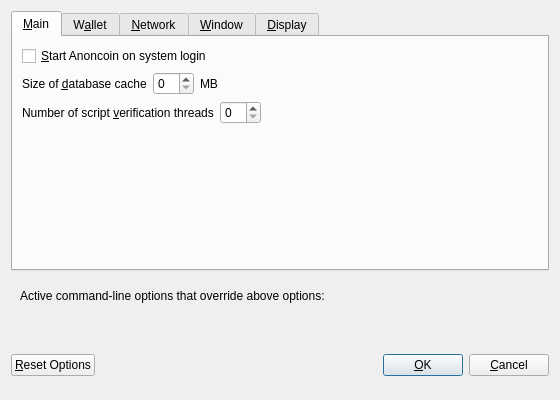
<?xml version="1.0" encoding="UTF-8"?>
<ui version="4.0">
 <class>OptionsDialog</class>
 <widget class="QDialog" name="OptionsDialog">
  <property name="geometry">
   <rect>
    <x>0</x>
    <y>0</y>
    <width>560</width>
    <height>400</height>
   </rect>
  </property>
  <property name="windowTitle">
   <string>Options</string>
  </property>
  <property name="modal">
   <bool>true</bool>
  </property>
  <layout class="QVBoxLayout" name="verticalLayout">
   <item>
    <widget class="QTabWidget" name="tabWidget">
     <property name="currentIndex">
      <number>0</number>
     </property>
     <widget class="QWidget" name="tabMain">
      <attribute name="title">
       <string>&amp;Main</string>
      </attribute>
      <layout class="QVBoxLayout" name="verticalLayout_Main">
       <item>
        <widget class="QCheckBox" name="anoncoinAtStartup">
         <property name="toolTip">
          <string>Automatically start Anoncoin after logging in to the system.</string>
         </property>
         <property name="text">
          <string>&amp;Start Anoncoin on system login</string>
         </property>
        </widget>
       </item>
       <item>
        <layout class="QHBoxLayout" name="horizontalLayout_2_Main">
         <item>
          <widget class="QLabel" name="databaseCacheLabel">
           <property name="text">
            <string>Size of &amp;database cache</string>
           </property>
           <property name="textFormat">
            <enum>Qt::PlainText</enum>
           </property>
           <property name="buddy">
            <cstring>databaseCache</cstring>
           </property>
          </widget>
         </item>
         <item>
          <widget class="QSpinBox" name="databaseCache"/>
         </item>
         <item>
          <widget class="QLabel" name="databaseCacheUnitLabel">
           <property name="text">
            <string>MB</string>
           </property>
           <property name="textFormat">
            <enum>Qt::PlainText</enum>
           </property>
          </widget>
         </item>
         <item>
          <spacer name="horizontalSpacer_2_Main">
           <property name="orientation">
            <enum>Qt::Horizontal</enum>
           </property>
           <property name="sizeHint" stdset="0">
            <size>
             <width>40</width>
             <height>20</height>
            </size>
           </property>
          </spacer>
         </item>
        </layout>
       </item>
       <item>
        <layout class="QHBoxLayout" name="horizontalLayout_3_Main">
         <item>
          <widget class="QLabel" name="threadsScriptVerifLabel">
           <property name="text">
            <string>Number of script &amp;verification threads</string>
           </property>
           <property name="textFormat">
            <enum>Qt::PlainText</enum>
           </property>
           <property name="buddy">
            <cstring>threadsScriptVerif</cstring>
           </property>
          </widget>
         </item>
         <item>
          <widget class="QSpinBox" name="threadsScriptVerif">
           <property name="toolTip">
            <string>(0 = auto, &lt;0 = leave that many cores free)</string>
           </property>
          </widget>
         </item>
         <item>
          <spacer name="horizontalSpacer_3_Main">
           <property name="orientation">
            <enum>Qt::Horizontal</enum>
           </property>
           <property name="sizeHint" stdset="0">
            <size>
             <width>40</width>
             <height>20</height>
            </size>
           </property>
          </spacer>
         </item>
        </layout>
       </item>
       <item>
        <spacer name="verticalSpacer_Main">
         <property name="orientation">
          <enum>Qt::Vertical</enum>
         </property>
         <property name="sizeHint" stdset="0">
          <size>
           <width>20</width>
           <height>40</height>
          </size>
         </property>
        </spacer>
       </item>
      </layout>
     </widget>
     <widget class="QWidget" name="tabWallet">
      <attribute name="title">
       <string>W&amp;allet</string>
      </attribute>
      <layout class="QVBoxLayout" name="verticalLayout_Wallet">
       <item>
        <widget class="QLabel" name="transactionFeeInfoLabel">
         <property name="text">
          <string>Optional transaction fee per kB that helps make sure your transactions are processed quickly. Most transactions are 1 kB.</string>
         </property>
         <property name="textFormat">
          <enum>Qt::PlainText</enum>
         </property>
         <property name="wordWrap">
          <bool>true</bool>
         </property>
        </widget>
       </item>
       <item>
        <layout class="QHBoxLayout" name="horizontalLayout_1_Wallet">
         <item>
          <widget class="QLabel" name="transactionFeeLabel">
           <property name="text">
            <string>Pay transaction &amp;fee</string>
           </property>
           <property name="textFormat">
            <enum>Qt::PlainText</enum>
           </property>
           <property name="buddy">
            <cstring>transactionFee</cstring>
           </property>
          </widget>
         </item>
         <item>
          <widget class="AnoncoinAmountField" name="transactionFee"/>
         </item>
         <item>
          <spacer name="horizontalSpacer_1_Wallet">
           <property name="orientation">
            <enum>Qt::Horizontal</enum>
           </property>
           <property name="sizeHint" stdset="0">
            <size>
             <width>40</width>
             <height>20</height>
            </size>
           </property>
          </spacer>
         </item>
        </layout>
       </item>
       <item>
        <spacer name="verticalSpacer_Wallet">
         <property name="orientation">
          <enum>Qt::Vertical</enum>
         </property>
         <property name="sizeHint" stdset="0">
          <size>
           <width>20</width>
           <height>40</height>
          </size>
         </property>
        </spacer>
       </item>
       <item>
        <widget class="QGroupBox" name="groupBox">
         <property name="title">
          <string>Expert</string>
         </property>
         <layout class="QVBoxLayout" name="verticalLayout_2">
          <item>
           <widget class="QCheckBox" name="coinControlFeatures">
            <property name="toolTip">
             <string>Whether to show coin control features or not.</string>
            </property>
            <property name="text">
             <string>Enable coin &amp;control features</string>
            </property>
           </widget>
          </item>
          <item>
           <widget class="QCheckBox" name="spendZeroConfChange">
            <property name="toolTip">
             <string>If you disable the spending of unconfirmed change, the change from a transaction cannot be used until that transaction has at least one confirmation. This also affects how your balance is computed.</string>
            </property>
            <property name="text">
             <string>&amp;Spend unconfirmed change</string>
            </property>
           </widget>
          </item>
         </layout>
        </widget>
       </item>
      </layout>
     </widget>
     <widget class="QWidget" name="tabNetwork">
      <attribute name="title">
       <string>&amp;Network</string>
      </attribute>
      <layout class="QVBoxLayout" name="verticalLayout_Network">
       <item>
        <widget class="QCheckBox" name="mapPortUpnp">
         <property name="toolTip">
          <string>Automatically open the Anoncoin client port on the router. This only works when your router supports UPnP and it is enabled.</string>
         </property>
         <property name="text">
          <string>Map port using &amp;UPnP</string>
         </property>
        </widget>
       </item>
       <item>
        <widget class="QCheckBox" name="connectSocks">
         <property name="toolTip">
          <string>Connect to the Anoncoin network through a SOCKS proxy.</string>
         </property>
         <property name="text">
          <string>&amp;Connect through SOCKS proxy (default proxy):</string>
         </property>
        </widget>
       </item>
       <item>
        <layout class="QHBoxLayout" name="horizontalLayout_1_Network">
         <item>
          <widget class="QLabel" name="proxyIpLabel">
           <property name="text">
            <string>Proxy &amp;IP:</string>
           </property>
           <property name="textFormat">
            <enum>Qt::PlainText</enum>
           </property>
           <property name="buddy">
            <cstring>proxyIp</cstring>
           </property>
          </widget>
         </item>
         <item>
          <widget class="QValidatedLineEdit" name="proxyIp">
           <property name="minimumSize">
            <size>
             <width>140</width>
             <height>0</height>
            </size>
           </property>
           <property name="maximumSize">
            <size>
             <width>140</width>
             <height>16777215</height>
            </size>
           </property>
           <property name="toolTip">
            <string>IP address of the proxy (e.g. IPv4: 127.0.0.1 / IPv6: ::1)</string>
           </property>
          </widget>
         </item>
         <item>
          <widget class="QLabel" name="proxyPortLabel">
           <property name="text">
            <string>&amp;Port:</string>
           </property>
           <property name="textFormat">
            <enum>Qt::PlainText</enum>
           </property>
           <property name="buddy">
            <cstring>proxyPort</cstring>
           </property>
          </widget>
         </item>
         <item>
          <widget class="QLineEdit" name="proxyPort">
           <property name="minimumSize">
            <size>
             <width>55</width>
             <height>0</height>
            </size>
           </property>
           <property name="maximumSize">
            <size>
             <width>55</width>
             <height>16777215</height>
            </size>
           </property>
           <property name="toolTip">
            <string>Port of the proxy (e.g. 9050)</string>
           </property>
          </widget>
         </item>
         <item>
          <spacer name="horizontalSpacer_1_Network">
           <property name="orientation">
            <enum>Qt::Horizontal</enum>
           </property>
           <property name="sizeHint" stdset="0">
            <size>
             <width>40</width>
             <height>20</height>
            </size>
           </property>
          </spacer>
         </item>
        </layout>
       </item>
       <item>
        <spacer name="verticalSpacer_Network">
         <property name="orientation">
          <enum>Qt::Vertical</enum>
         </property>
         <property name="sizeHint" stdset="0">
          <size>
           <width>20</width>
           <height>40</height>
          </size>
         </property>
        </spacer>
       </item>
      </layout>
     </widget>
     <widget class="QWidget" name="tabWindow">
      <attribute name="title">
       <string>&amp;Window</string>
      </attribute>
      <layout class="QVBoxLayout" name="verticalLayout_Window">
       <item>
        <widget class="QCheckBox" name="minimizeToTray">
         <property name="toolTip">
          <string>Show only a tray icon after minimizing the window.</string>
         </property>
         <property name="text">
          <string>&amp;Minimize to the tray instead of the taskbar</string>
         </property>
        </widget>
       </item>
       <item>
        <widget class="QCheckBox" name="minimizeOnClose">
         <property name="toolTip">
          <string>Minimize instead of exit the application when the window is closed. When this option is enabled, the application will be closed only after selecting Quit in the menu.</string>
         </property>
         <property name="text">
          <string>M&amp;inimize on close</string>
         </property>
        </widget>
       </item>
       <item>
        <spacer name="verticalSpacer_Window">
         <property name="orientation">
          <enum>Qt::Vertical</enum>
         </property>
         <property name="sizeHint" stdset="0">
          <size>
           <width>20</width>
           <height>40</height>
          </size>
         </property>
        </spacer>
       </item>
      </layout>
     </widget>
     <widget class="QWidget" name="tabDisplay">
      <attribute name="title">
       <string>&amp;Display</string>
      </attribute>
      <layout class="QVBoxLayout" name="verticalLayout_Display">
       <item>
        <layout class="QHBoxLayout" name="horizontalLayout_1_Display">
         <item>
          <widget class="QLabel" name="langLabel">
           <property name="text">
            <string>User Interface &amp;language:</string>
           </property>
           <property name="textFormat">
            <enum>Qt::PlainText</enum>
           </property>
           <property name="buddy">
            <cstring>lang</cstring>
           </property>
          </widget>
         </item>
         <item>
          <widget class="QValueComboBox" name="lang">
           <property name="toolTip">
            <string>The user interface language can be set here. This setting will take effect after restarting Anoncoin.</string>
           </property>
          </widget>
         </item>
        </layout>
       </item>
       <item>
        <layout class="QHBoxLayout" name="horizontalLayout_2_Display">
         <item>
          <widget class="QLabel" name="activeThemeLabel">
           <property name="text">
            <string>&amp;Theme to display with:</string>
           </property>
           <property name="textFormat">
            <enum>Qt::PlainText</enum>
           </property>
           <property name="buddy">
            <cstring>activeTheme</cstring>
           </property>
          </widget>
         </item>
         <item>
          <widget class="QValueComboBox" name="activeTheme">
           <property name="toolTip">
            <string>Choose the default theme to display use.</string>
           </property>
          </widget>
         </item>
        </layout>
       </item>
       <item>
        <layout class="QHBoxLayout" name="horizontalLayout_3_Display">
         <item>
          <widget class="QLabel" name="unitLabel">
           <property name="text">
            <string>&amp;Unit to show amounts in:</string>
           </property>
           <property name="textFormat">
            <enum>Qt::PlainText</enum>
           </property>
           <property name="buddy">
            <cstring>unit</cstring>
           </property>
          </widget>
         </item>
         <item>
          <widget class="QValueComboBox" name="unit">
           <property name="toolTip">
            <string>Choose the default subdivision unit to show in the interface and when sending coins.</string>
           </property>
          </widget>
         </item>
        </layout>
       </item>
       <item>
        <layout class="QHBoxLayout" name="horizontalLayout_4_Display">
         <item>
          <widget class="QLabel" name="thirdPartyTxUrlsLabel">
           <property name="toolTip">
            <string>Third party URLs (e.g. a block explorer) that appear in the transactions tab as context menu items. %s in the URL is replaced by transaction hash. Multiple URLs are separated by vertical bar |.</string>
           </property>
           <property name="text">
            <string>Third party transaction URLs</string>
           </property>
           <property name="buddy">
            <cstring>thirdPartyTxUrls</cstring>
           </property>
          </widget>
         </item>
         <item>
          <widget class="QLineEdit" name="thirdPartyTxUrls">
           <property name="toolTip">
            <string>Third party URLs (e.g. a block explorer) that appear in the transactions tab as context menu items. %s in the URL is replaced by transaction hash. Multiple URLs are separated by vertical bar |.</string>
           </property>
          </widget>
         </item>
        </layout>
       </item>
       <item>
        <spacer name="verticalSpacer_Display">
         <property name="orientation">
          <enum>Qt::Vertical</enum>
         </property>
         <property name="sizeHint" stdset="0">
          <size>
           <width>20</width>
           <height>40</height>
          </size>
         </property>
        </spacer>
       </item>
      </layout>
     </widget>
    </widget>
   </item>
   <item>
    <widget class="QFrame" name="frame">
     <layout class="QVBoxLayout" name="verticalLayout_Bottom">
      <item>
       <layout class="QHBoxLayout" name="horizontalLayout_Bottom">
        <item>
         <widget class="QLabel" name="overriddenByCommandLineInfoLabel">
          <property name="text">
           <string>Active command-line options that override above options:</string>
          </property>
          <property name="textFormat">
           <enum>Qt::PlainText</enum>
          </property>
         </widget>
        </item>
        <item>
         <spacer name="horizontalSpacer_Bottom">
          <property name="orientation">
           <enum>Qt::Horizontal</enum>
          </property>
          <property name="sizeHint" stdset="0">
           <size>
            <width>40</width>
            <height>20</height>
           </size>
          </property>
         </spacer>
        </item>
       </layout>
      </item>
      <item>
       <widget class="QLabel" name="overriddenByCommandLineLabel">
        <property name="text">
         <string/>
        </property>
        <property name="textFormat">
         <enum>Qt::PlainText</enum>
        </property>
        <property name="wordWrap">
         <bool>true</bool>
        </property>
       </widget>
      </item>
     </layout>
    </widget>
   </item>
   <item>
    <layout class="QHBoxLayout" name="horizontalLayout_Buttons">
     <item>
      <widget class="QPushButton" name="resetButton">
       <property name="toolTip">
        <string>Reset all client options to default.</string>
       </property>
       <property name="text">
        <string>&amp;Reset Options</string>
       </property>
       <property name="autoDefault">
        <bool>false</bool>
       </property>
      </widget>
     </item>
     <item>
      <spacer name="horizontalSpacer_1">
       <property name="orientation">
        <enum>Qt::Horizontal</enum>
       </property>
       <property name="sizeHint" stdset="0">
        <size>
         <width>40</width>
         <height>48</height>
        </size>
       </property>
      </spacer>
     </item>
     <item>
      <widget class="QLabel" name="statusLabel">
       <property name="minimumSize">
        <size>
         <width>200</width>
         <height>0</height>
        </size>
       </property>
       <property name="font">
        <font>
         <weight>75</weight>
         <bold>true</bold>
        </font>
       </property>
       <property name="text">
        <string/>
       </property>
       <property name="textFormat">
        <enum>Qt::PlainText</enum>
       </property>
       <property name="wordWrap">
        <bool>true</bool>
       </property>
      </widget>
     </item>
     <item>
      <spacer name="horizontalSpacer_2">
       <property name="orientation">
        <enum>Qt::Horizontal</enum>
       </property>
       <property name="sizeHint" stdset="0">
        <size>
         <width>40</width>
         <height>48</height>
        </size>
       </property>
      </spacer>
     </item>
     <item>
      <widget class="QPushButton" name="okButton">
       <property name="text">
        <string>&amp;OK</string>
       </property>
      </widget>
     </item>
     <item>
      <widget class="QPushButton" name="cancelButton">
       <property name="text">
        <string>&amp;Cancel</string>
       </property>
       <property name="autoDefault">
        <bool>false</bool>
       </property>
      </widget>
     </item>
    </layout>
   </item>
  </layout>
 </widget>
 <customwidgets>
  <customwidget>
   <class>AnoncoinAmountField</class>
   <extends>QLineEdit</extends>
   <header>anoncoinamountfield.h</header>
   <container>1</container>
  </customwidget>
  <customwidget>
   <class>QValidatedLineEdit</class>
   <extends>QLineEdit</extends>
   <header>qvalidatedlineedit.h</header>
  </customwidget>
  <customwidget>
   <class>QValueComboBox</class>
   <extends>QComboBox</extends>
   <header>qvaluecombobox.h</header>
  </customwidget>
 </customwidgets>
 <resources/>
 <connections/>
</ui>
